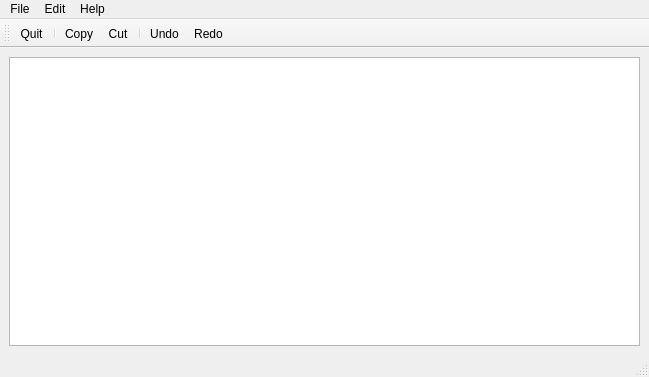
<?xml version="1.0" encoding="UTF-8"?>
<ui version="4.0">
 <class>MainWindow</class>
 <widget class="QMainWindow" name="MainWindow">
  <property name="geometry">
   <rect>
    <x>0</x>
    <y>0</y>
    <width>649</width>
    <height>377</height>
   </rect>
  </property>
  <property name="windowTitle">
   <string>MainWindow</string>
  </property>
  <widget class="QWidget" name="centralwidget">
   <layout class="QVBoxLayout" name="verticalLayout">
    <item>
     <widget class="QTextEdit" name="textEdit">
      <property name="font">
       <font>
        <pointsize>10</pointsize>
       </font>
      </property>
     </widget>
    </item>
   </layout>
  </widget>
  <widget class="QMenuBar" name="menubar">
   <property name="geometry">
    <rect>
     <x>0</x>
     <y>0</y>
     <width>649</width>
     <height>21</height>
    </rect>
   </property>
   <widget class="QMenu" name="menuFile">
    <property name="title">
     <string>File</string>
    </property>
    <addaction name="actionQuit"/>
   </widget>
   <widget class="QMenu" name="menuEdit">
    <property name="title">
     <string>Edit</string>
    </property>
    <addaction name="actionCopy"/>
    <addaction name="actionCut"/>
    <addaction name="separator"/>
    <addaction name="actionUndo"/>
    <addaction name="actionRedo"/>
   </widget>
   <widget class="QMenu" name="menuHelp">
    <property name="title">
     <string>Help</string>
    </property>
    <addaction name="actionAbout"/>
    <addaction name="actionAboutQt"/>
   </widget>
   <addaction name="menuFile"/>
   <addaction name="menuEdit"/>
   <addaction name="menuHelp"/>
  </widget>
  <widget class="QStatusBar" name="statusbar"/>
  <widget class="QToolBar" name="toolBar">
   <property name="windowTitle">
    <string>toolBar</string>
   </property>
   <attribute name="toolBarArea">
    <enum>TopToolBarArea</enum>
   </attribute>
   <attribute name="toolBarBreak">
    <bool>false</bool>
   </attribute>
   <addaction name="actionQuit"/>
   <addaction name="separator"/>
   <addaction name="actionCopy"/>
   <addaction name="actionCut"/>
   <addaction name="separator"/>
   <addaction name="actionUndo"/>
   <addaction name="actionRedo"/>
  </widget>
  <action name="actionQuit">
   <property name="icon">
    <iconset resource="resource.qrc">
     <normaloff>:/images/quit.png</normaloff>:/images/quit.png</iconset>
   </property>
   <property name="text">
    <string>Quit</string>
   </property>
  </action>
  <action name="actionCopy">
   <property name="icon">
    <iconset resource="resource.qrc">
     <normaloff>:/images/copy.png</normaloff>:/images/copy.png</iconset>
   </property>
   <property name="text">
    <string>Copy</string>
   </property>
  </action>
  <action name="actionCut">
   <property name="icon">
    <iconset resource="resource.qrc">
     <normaloff>:/images/cut.png</normaloff>:/images/cut.png</iconset>
   </property>
   <property name="text">
    <string>Cut</string>
   </property>
  </action>
  <action name="actionUndo">
   <property name="icon">
    <iconset resource="resource.qrc">
     <normaloff>:/images/undo.png</normaloff>:/images/undo.png</iconset>
   </property>
   <property name="text">
    <string>Undo</string>
   </property>
  </action>
  <action name="actionRedo">
   <property name="icon">
    <iconset resource="resource.qrc">
     <normaloff>:/images/redo.png</normaloff>:/images/redo.png</iconset>
   </property>
   <property name="text">
    <string>Redo</string>
   </property>
  </action>
  <action name="actionPaste">
   <property name="icon">
    <iconset resource="resource.qrc">
     <normaloff>:/images/paste.png</normaloff>:/images/paste.png</iconset>
   </property>
   <property name="text">
    <string>Paste</string>
   </property>
  </action>
  <action name="actionAbout">
   <property name="icon">
    <iconset resource="resource.qrc">
     <normaloff>:/images/about.png</normaloff>:/images/about.png</iconset>
   </property>
   <property name="text">
    <string>About</string>
   </property>
  </action>
  <action name="actionAboutQt">
   <property name="icon">
    <iconset resource="resource.qrc">
     <normaloff>:/images/aboutQt.png</normaloff>:/images/aboutQt.png</iconset>
   </property>
   <property name="text">
    <string>AboutQt</string>
   </property>
  </action>
 </widget>
 <resources>
  <include location="resource.qrc"/>
 </resources>
 <connections/>
</ui>
